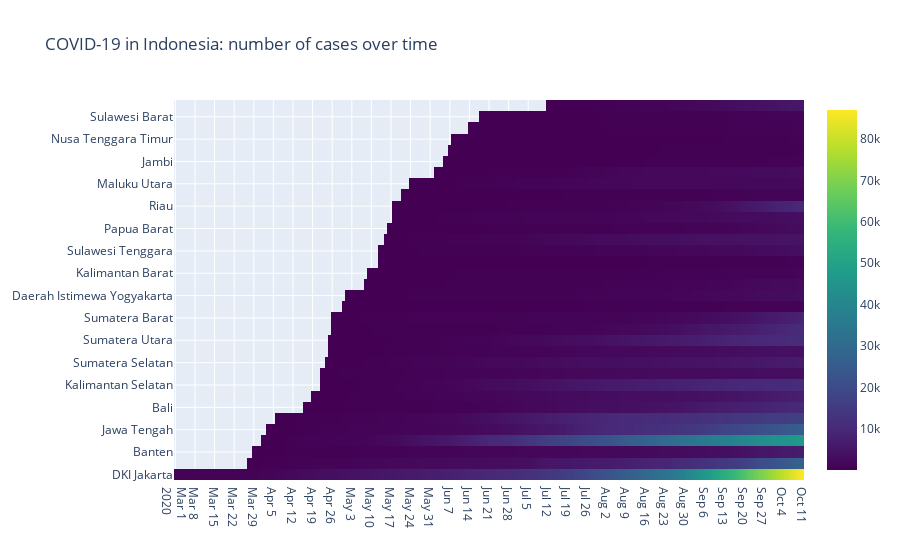

Notebook code cell kept with this figure:
### Markdown cell above
Visualisasi menggunakan heatmap untuk menunjukkan perkembangan dari penyebaran covid dalam beberapa minggu terakhir

### Code cell
heatmap = data[(data[ColumnData.cases] >= 100)].sort_values([ColumnData.date, ColumnData.province])
vis_hmap = go.Figure(data=go.Heatmap(
    z=heatmap[ColumnData.cases],
    x=heatmap[ColumnData.date],
    y=heatmap[ColumnData.province],
    colorscale='Viridis'))

vis_hmap.update_layout(
    title='COVID-19 in Indonesia: number of cases over time', xaxis_nticks=45)

vis_hmap.show()

### Figure 1 — Plotly figure (JSON) as saved in the notebook; plotly's stock layout.template omitted (floating-point values rounded to 4 significant figures; data arrays with more than 128 entries replaced by an {"elided": "..."} marker saying what was removed)
{"data": [{"colorscale": [[0, "#440154"], [0.1111, "#482878"], [0.2222, "#3e4989"], [0.3333, "#31688e"], [0.4444, "#26828e"], [0.5556, "#1f9e89"], [0.6667, "#35b779"], [0.7778, "#6ece58"], [0.8889, "#b5de2b"], [1, "#fde725"]], "type": "heatmap", "x": {"elided": "5412 str values"}, "y": {"elided": "5412 str values"}, "z": {"elided": "5412 int values"}}], "layout": {"title": {"text": "COVID-19 in Indonesia: number of cases over time"}, "xaxis": {"nticks": 45}}}
